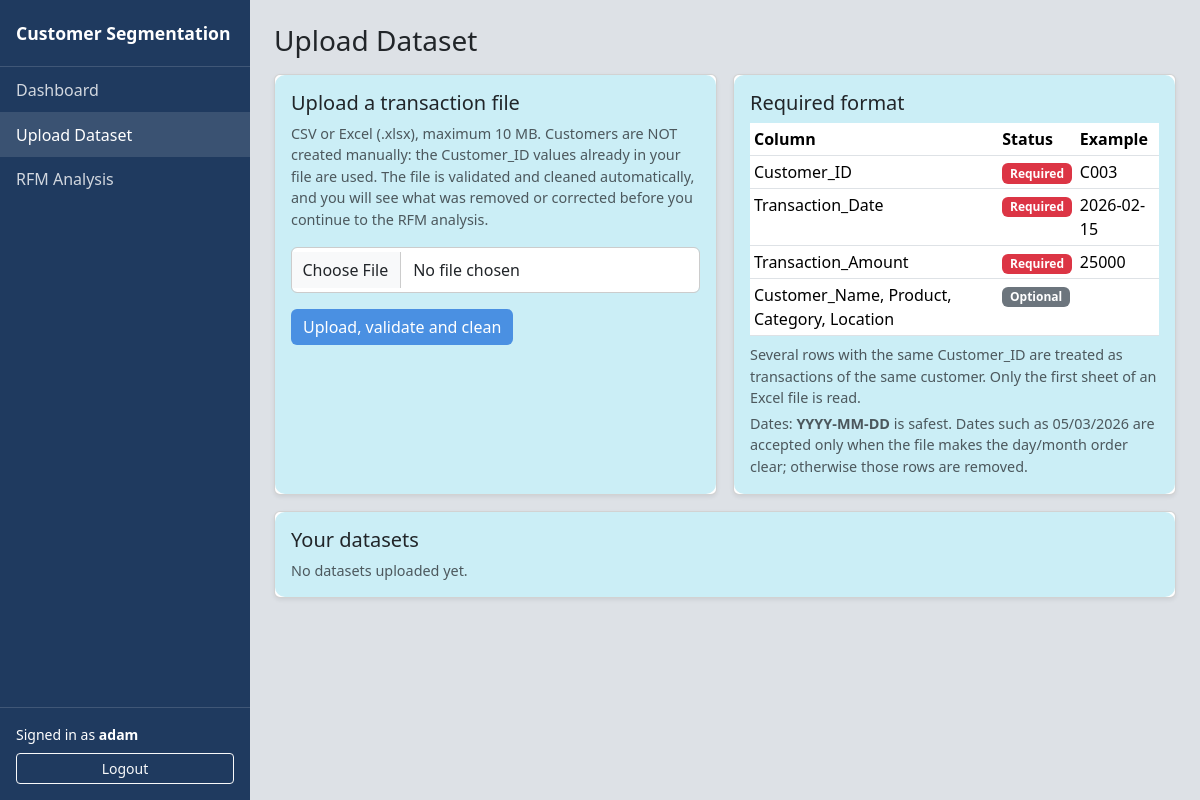
The app's page /datasets/upload (signed in), older data.
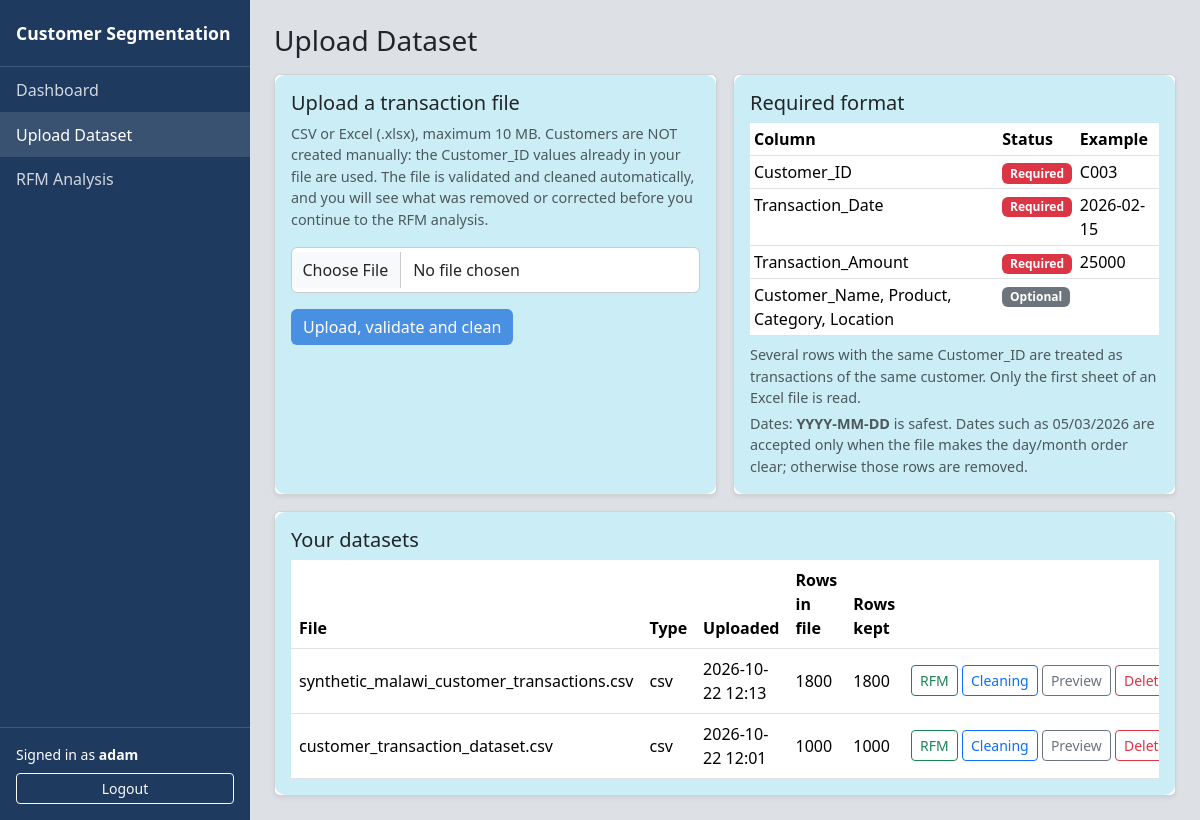
The same page, newer data.
### models/models.py (models this page shows, shortened)
class User(UserMixin, db.Model):
    __tablename__ = "users"
    id = db.Column(db.Integer, primary_key=True)
    username = db.Column(db.String(30), unique=True, nullable=False, index=True)
    password_hash = db.Column(db.String(256), nullable=False)   # never the plain password
    created_at = db.Column(db.DateTime, default=_utcnow)
    datasets = db.relationship("Dataset", backref="owner", lazy=True)

class Dataset(db.Model):
    __tablename__ = "datasets"
    id = db.Column(db.Integer, primary_key=True)
    user_id = db.Column(db.Integer, db.ForeignKey("users.id"), nullable=False)
    file_name = db.Column(db.String(255), nullable=False)    # original name, shown to the user
    stored_name = db.Column(db.String(255), nullable=False)  # random name used on disk
    file_type = db.Column(db.String(10), nullable=False)     # csv or xlsx
    upload_date = db.Column(db.DateTime, default=_utcnow)
    status = db.Column(db.String(20), default="uploaded")    # uploaded / cleaned
    rows_raw = db.Column(db.Integer, default=0)              # rows in the original file
    rows_retained = db.Column(db.Integer, default=0)         # rows kept after cleaning
    cleaning_summary = db.Column(db.Text)                    # JSON text: what cleaning did
    customers = db.relationship("Customer", backref="dataset", lazy=True,
                                cascade="all, delete-orphan")
    transactions = db.relationship("Transaction", backref="dataset", lazy=True,
                                   cascade="all, delete-orphan")
    runs = db.relationship("AnalysisRun", backref="dataset", lazy=True,
                           cascade="all, delete-orphan")

### routes/upload.py (the view, shortened to what this page needs)
@upload_bp.route("/upload", methods=["GET", "POST"])
@login_required
def upload():
    if request.method == "GET":
        return _render_upload()

### routes/upload.py (called while the page is built)
def _render_upload(status=200):
    datasets = (Dataset.query.filter_by(user_id=current_user.id)
                .order_by(Dataset.upload_date.desc()).all())
    return render_template("upload.html", datasets=datasets,
                           required_columns=REQUIRED_COLUMNS), status

### templates/upload.html (shortened to what this page needs)
{% extends "base.html" %}
{% block content %}
<h1 class="h3 mb-3">Upload Dataset</h1>
<div class="row g-3">
  <div class="col-lg-6">
    <div class="card shadow-sm h-100">
      <div class="card-body">
        <h2 class="h5">Upload a transaction file</h2>
        <p class="text-muted small">CSV or Excel (.xlsx), maximum 10 MB. Customers are NOT created
          manually: the Customer_ID values already in your file are used. The file is validated and
          cleaned automatically, and you will see what was removed or corrected before you continue
          to the RFM analysis.</p>
        <form method="post" enctype="multipart/form-data">
          <div class="mb-3">
            <input class="form-control" type="file" name="file" accept=".csv,.xlsx" required>
          </div>
          <button class="btn btn-primary" type="submit">Upload, validate and clean</button>
        </form>
      </div>
    </div>
  </div>
  <div class="col-lg-6">
    <div class="card shadow-sm h-100">
      <div class="card-body">
        <h2 class="h5">Required format</h2>
        <div class="table-responsive">
          <table class="table table-sm mb-2">
            <thead><tr><th>Column</th><th>Status</th><th>Example</th></tr></thead>
            <tbody>
              <tr><td>Customer_ID</td><td><span class="badge text-bg-danger">Required</span></td><td>C003</td></tr>
              <tr><td>Transaction_Date</td><td><span class="badge text-bg-danger">Required</span></td><td>2026-02-15</td></tr>
              <tr><td>Transaction_Amount</td><td><span class="badge text-bg-danger">Required</span></td><td>25000</td></tr>
              <tr><td>Customer_Name, Product, Category, Location</td><td><span class="badge text-bg-secondary">Optional</span></td><td></td></tr>
            </tbody>
          </table>
        </div>
        <p class="small text-muted mb-1">Several rows with the same Customer_ID are treated as
          transactions of the same customer. Only the first sheet of an Excel file is read.</p>
        <p class="small text-muted mb-0">Dates: <strong>YYYY-MM-DD</strong> is safest. Dates such as
          05/03/2026 are accepted only when the file makes the day/month order clear; otherwise
          those rows are removed.</p>
      </div>
    </div>
  </div>
</div>
<div class="card shadow-sm mt-3">
  <div class="card-body">
    <h2 class="h5">Your datasets</h2>
    {% if datasets %}
    <div class="table-responsive">
      <table class="table align-middle mb-0">
        <thead><tr><th>File</th><th>Type</th><th>Uploaded</th><th>Rows in file</th><th>Rows kept</th><th></th></tr></thead>
        <tbody>
        {% for d in datasets %}
          <tr>
            <td>{{ d.file_name }}</td>
            <td>{{ d.file_type }}</td>
            <td>{{ d.upload_date.strftime('%Y-%m-%d %H:%M') }}</td>
            <td>{{ d.rows_raw }}</td>
            <td>{{ d.rows_retained }}</td>
            <td class="text-end text-nowrap">
              <a class="btn btn-sm btn-outline-success" href="{{ url_for('rfm.dataset_rfm', dataset_id=d.id) }}">RFM</a>
              <a class="btn btn-sm btn-outline-primary" href="{{ url_for('upload.results', dataset_id=d.id) }}">Cleaning</a>
              <a class="btn btn-sm btn-outline-secondary" href="{{ url_for('upload.preview', dataset_id=d.id) }}">Preview</a>
              <form method="post" action="{{ url_for('upload.delete', dataset_id=d.id) }}" class="d-inline"
                    onsubmit="return confirm('Delete this dataset and all its data?');">
                <button class="btn btn-sm btn-outline-danger" type="submit">Delete</button>
              </form>
            </td>
          </tr>
        {% endfor %}
        </tbody>
      </table>
    </div>
    {% else %}
      <p class="text-muted mb-0">No datasets uploaded yet.</p>
    {% endif %}
  </div>
</div>
{% endblock %}

### templates/base.html (shortened to what this page needs)
<!doctype html>
<html lang="en">
<head>
  <link href="https://cdn.jsdelivr.net/npm/bootstrap@5.3.3/dist/css/bootstrap.min.css" rel="stylesheet">
  <link href="{{ url_for('static', filename='css/style.css') }}" rel="stylesheet">
</head>
<body>
{% if current_user.is_authenticated %}
  <div class="app-shell">
    <aside class="sidebar" id="sidebar">
      <div class="sidebar-brand">Customer Segmentation</div>
      <nav class="nav flex-column">
        <a class="nav-link {% if request.endpoint == 'dashboard.index' %}active{% endif %}"
           href="{{ url_for('dashboard.index') }}">Dashboard</a>
        <a class="nav-link {% if request.blueprint == 'upload' %}active{% endif %}"
           href="{{ url_for('upload.upload') }}">Upload Dataset</a>
        <a class="nav-link {% if request.blueprint == 'rfm' %}active{% endif %}"
           href="{{ url_for('rfm.index') }}">RFM Analysis</a>
      </nav>
      <div class="sidebar-footer">
        <div class="small mb-2">Signed in as <strong>{{ current_user.username }}</strong></div>
        <form method="post" action="{{ url_for('auth.logout') }}">
          <button class="btn btn-outline-light btn-sm w-100" type="submit">Logout</button>
        </form>
      </div>
    </aside>
    <main class="content">
      {% block content %}{% endblock %}
    </main>
  </div>
{% else %}
  <main class="auth-wrapper">
    {% include "_flash.html" %}
    {% block auth_content %}{% endblock %}
  </main>
{% endif %}
</body>
</html>

### static/css/style.css (style rules this page uses)
:root { --sidebar-width: 250px; --brand: #1f3a5f; }
body { background: #dde1e6; }
.form-control { border-radius: 6px; border: 1px solid #ccc; padding: 0.65rem; transition: border-color 0.3s; }
.shadow-sm { box-shadow: 0 4px 12px rgba(71, 22, 22, 0.1); }
.card-body { background-color: #cbeef6; border-radius: 10px; }
.card-body p.text-muted { font-size: 0.9rem; }
.app-shell { display: flex; min-height: 100vh; }
.sidebar { width: var(--sidebar-width); background: var(--brand); color: #fff; display: flex; flex-direction: column; flex-shrink: 0; }
.sidebar-brand { padding: 1.25rem 1rem; font-weight: 600; font-size: 1.1rem; border-bottom: 1px solid rgba(255,255,255,.15); }
.sidebar .nav-link { color: rgba(255,255,255,.8); padding: .65rem 1rem; }
.sidebar .nav-link:hover, .sidebar .nav-link.active { background: rgba(255,255,255,.12); color: #fff; }
.sidebar-footer { margin-top: auto; padding: 1rem; border-top: 1px solid rgba(255,255,255,.15); }
.content { flex: 1; padding: 1.5rem; min-width: 0; }
.btn-primary { background-color: #4a90e2; border: none; border-radius: 6px; font-weight: 500; transition: background-color 0.3s; }

Row changes from the older to the newer data that the page shows:
added Dataset: file_name "synthetic_malawi_customer_transactions.csv", file_type "csv", upload_date "2026-10-22 12:13", rows_raw "1800", rows_retained "1800"
added Dataset: file_name "customer_transaction_dataset.csv", file_type "csv", upload_date "2026-10-22 12:01", rows_raw "1000", rows_retained "1000"
Text that changed along with them:
text no longer shown: "No datasets uploaded yet."
text now shown: "File Type Uploaded Rows in file Rows kept"
